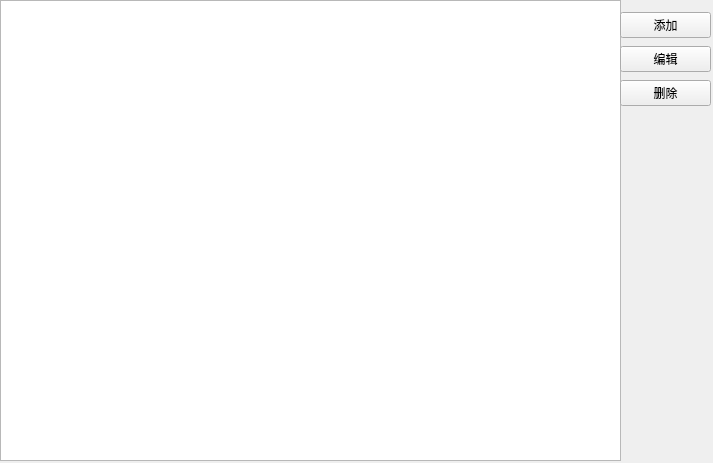
<?xml version="1.0" encoding="UTF-8"?>
<ui version="4.0">
 <class>ListForm</class>
 <widget class="QWidget" name="ListForm">
  <property name="geometry">
   <rect>
    <x>0</x>
    <y>0</y>
    <width>713</width>
    <height>463</height>
   </rect>
  </property>
  <property name="windowTitle">
   <string>Form</string>
  </property>
  <widget class="QTableView" name="tableView">
   <property name="geometry">
    <rect>
     <x>0</x>
     <y>0</y>
     <width>621</width>
     <height>461</height>
    </rect>
   </property>
  </widget>
  <widget class="QWidget" name="verticalLayoutWidget">
   <property name="geometry">
    <rect>
     <x>620</x>
     <y>10</y>
     <width>91</width>
     <height>101</height>
    </rect>
   </property>
   <layout class="QVBoxLayout" name="verticalLayout">
    <item>
     <widget class="QPushButton" name="pushButton_add">
      <property name="text">
       <string>添加</string>
      </property>
     </widget>
    </item>
    <item>
     <widget class="QPushButton" name="pushButton_edit">
      <property name="text">
       <string>编辑</string>
      </property>
     </widget>
    </item>
    <item>
     <widget class="QPushButton" name="pushButton_del">
      <property name="text">
       <string>删除</string>
      </property>
     </widget>
    </item>
   </layout>
  </widget>
 </widget>
 <resources/>
 <connections/>
</ui>
